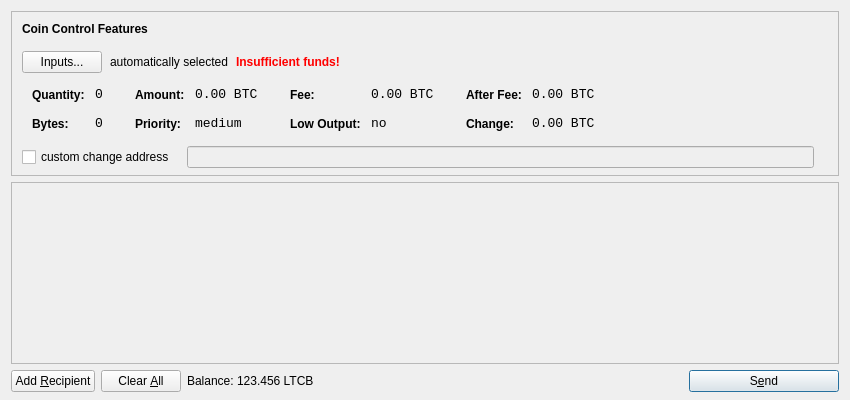
<?xml version="1.0" encoding="UTF-8"?>
<ui version="4.0">
 <class>SendCoinsDialog</class>
 <widget class="QDialog" name="SendCoinsDialog">
  <property name="geometry">
   <rect>
    <x>0</x>
    <y>0</y>
    <width>850</width>
    <height>400</height>
   </rect>
  </property>
  <property name="windowTitle">
   <string>Send Coins</string>
  </property>
  <layout class="QVBoxLayout" name="verticalLayout" stretch="0,1,0">
   <property name="bottomMargin">
    <number>8</number>
   </property>
   <item>
    <widget class="QFrame" name="frameCoinControl">
     <property name="sizePolicy">
      <sizepolicy hsizetype="Expanding" vsizetype="Expanding">
       <horstretch>0</horstretch>
       <verstretch>0</verstretch>
      </sizepolicy>
     </property>
     <property name="maximumSize">
      <size>
       <width>16777215</width>
       <height>16777215</height>
      </size>
     </property>
     <property name="frameShape">
      <enum>QFrame::StyledPanel</enum>
     </property>
     <property name="frameShadow">
      <enum>QFrame::Sunken</enum>
     </property>
     <layout class="QVBoxLayout" name="verticalLayoutCoinControl2">
      <property name="spacing">
       <number>-1</number>
      </property>
      <property name="leftMargin">
       <number>0</number>
      </property>
      <property name="topMargin">
       <number>0</number>
      </property>
      <property name="rightMargin">
       <number>0</number>
      </property>
      <property name="bottomMargin">
       <number>6</number>
      </property>
      <item>
       <layout class="QVBoxLayout" name="verticalLayoutCoinControl" stretch="0,0,0,0,1">
        <property name="spacing">
         <number>0</number>
        </property>
        <property name="leftMargin">
         <number>10</number>
        </property>
        <property name="topMargin">
         <number>10</number>
        </property>
        <item>
         <layout class="QHBoxLayout" name="horizontalLayoutCoinControl1">
          <property name="bottomMargin">
           <number>15</number>
          </property>
          <item>
           <widget class="QLabel" name="labelCoinControlFeatures">
            <property name="sizePolicy">
             <sizepolicy hsizetype="Preferred" vsizetype="Maximum">
              <horstretch>0</horstretch>
              <verstretch>0</verstretch>
             </sizepolicy>
            </property>
            <property name="font">
             <font>
              <weight>75</weight>
              <bold>true</bold>
             </font>
            </property>
            <property name="styleSheet">
             <string notr="true">font-weight:bold;</string>
            </property>
            <property name="text">
             <string>Coin Control Features</string>
            </property>
           </widget>
          </item>
         </layout>
        </item>
        <item>
         <layout class="QHBoxLayout" name="horizontalLayoutCoinControl2" stretch="0,0,0,0">
          <property name="spacing">
           <number>8</number>
          </property>
          <property name="bottomMargin">
           <number>10</number>
          </property>
          <item>
           <widget class="QPushButton" name="pushButtonCoinControl">
            <property name="styleSheet">
             <string notr="true"/>
            </property>
            <property name="text">
             <string>Inputs...</string>
            </property>
           </widget>
          </item>
          <item>
           <widget class="QLabel" name="labelCoinControlAutomaticallySelected">
            <property name="text">
             <string>automatically selected</string>
            </property>
            <property name="margin">
             <number>5</number>
            </property>
           </widget>
          </item>
          <item>
           <widget class="QLabel" name="labelCoinControlInsuffFunds">
            <property name="font">
             <font>
              <weight>75</weight>
              <bold>true</bold>
             </font>
            </property>
            <property name="styleSheet">
             <string notr="true">color:red;font-weight:bold;</string>
            </property>
            <property name="text">
             <string>Insufficient funds!</string>
            </property>
            <property name="margin">
             <number>5</number>
            </property>
           </widget>
          </item>
          <item>
           <spacer name="horizontalSpacerCoinControl">
            <property name="orientation">
             <enum>Qt::Horizontal</enum>
            </property>
            <property name="sizeHint" stdset="0">
             <size>
              <width>40</width>
              <height>1</height>
             </size>
            </property>
           </spacer>
          </item>
         </layout>
        </item>
        <item>
         <widget class="QWidget" name="widgetCoinControl" native="true">
          <property name="sizePolicy">
           <sizepolicy hsizetype="Preferred" vsizetype="Preferred">
            <horstretch>0</horstretch>
            <verstretch>0</verstretch>
           </sizepolicy>
          </property>
          <property name="minimumSize">
           <size>
            <width>0</width>
            <height>0</height>
           </size>
          </property>
          <property name="styleSheet">
           <string notr="true"/>
          </property>
          <layout class="QHBoxLayout" name="horizontalLayoutCoinControl5">
           <property name="margin">
            <number>0</number>
           </property>
           <item>
            <layout class="QHBoxLayout" name="horizontalLayoutCoinControl3" stretch="0,0,0,1">
             <property name="spacing">
              <number>20</number>
             </property>
             <property name="topMargin">
              <number>0</number>
             </property>
             <property name="bottomMargin">
              <number>10</number>
             </property>
             <item>
              <layout class="QFormLayout" name="formLayoutCoinControl1">
               <property name="horizontalSpacing">
                <number>10</number>
               </property>
               <property name="verticalSpacing">
                <number>14</number>
               </property>
               <property name="leftMargin">
                <number>10</number>
               </property>
               <property name="topMargin">
                <number>4</number>
               </property>
               <property name="rightMargin">
                <number>6</number>
               </property>
               <item row="0" column="0">
                <widget class="QLabel" name="labelCoinControlQuantityText">
                 <property name="styleSheet">
                  <string notr="true">font-weight:bold;</string>
                 </property>
                 <property name="text">
                  <string>Quantity:</string>
                 </property>
                 <property name="margin">
                  <number>0</number>
                 </property>
                </widget>
               </item>
               <item row="0" column="1">
                <widget class="QLabel" name="labelCoinControlQuantity">
                 <property name="font">
                  <font>
                   <family>Monospace</family>
                   <pointsize>10</pointsize>
                  </font>
                 </property>
                 <property name="cursor">
                  <cursorShape>IBeamCursor</cursorShape>
                 </property>
                 <property name="contextMenuPolicy">
                  <enum>Qt::ActionsContextMenu</enum>
                 </property>
                 <property name="text">
                  <string notr="true">0</string>
                 </property>
                 <property name="margin">
                  <number>0</number>
                 </property>
                 <property name="textInteractionFlags">
                  <set>Qt::LinksAccessibleByMouse|Qt::TextSelectableByKeyboard|Qt::TextSelectableByMouse</set>
                 </property>
                </widget>
               </item>
               <item row="1" column="0">
                <widget class="QLabel" name="labelCoinControlBytesText">
                 <property name="styleSheet">
                  <string notr="true">font-weight:bold;</string>
                 </property>
                 <property name="text">
                  <string>Bytes:</string>
                 </property>
                </widget>
               </item>
               <item row="1" column="1">
                <widget class="QLabel" name="labelCoinControlBytes">
                 <property name="font">
                  <font>
                   <family>Monospace</family>
                   <pointsize>10</pointsize>
                  </font>
                 </property>
                 <property name="cursor">
                  <cursorShape>IBeamCursor</cursorShape>
                 </property>
                 <property name="contextMenuPolicy">
                  <enum>Qt::ActionsContextMenu</enum>
                 </property>
                 <property name="text">
                  <string notr="true">0</string>
                 </property>
                 <property name="textInteractionFlags">
                  <set>Qt::LinksAccessibleByMouse|Qt::TextSelectableByKeyboard|Qt::TextSelectableByMouse</set>
                 </property>
                </widget>
               </item>
              </layout>
             </item>
             <item>
              <layout class="QFormLayout" name="formLayoutCoinControl2">
               <property name="horizontalSpacing">
                <number>10</number>
               </property>
               <property name="verticalSpacing">
                <number>14</number>
               </property>
               <property name="leftMargin">
                <number>6</number>
               </property>
               <property name="topMargin">
                <number>4</number>
               </property>
               <property name="rightMargin">
                <number>6</number>
               </property>
               <item row="0" column="0">
                <widget class="QLabel" name="labelCoinControlAmountText">
                 <property name="styleSheet">
                  <string notr="true">font-weight:bold;</string>
                 </property>
                 <property name="text">
                  <string>Amount:</string>
                 </property>
                 <property name="margin">
                  <number>0</number>
                 </property>
                </widget>
               </item>
               <item row="0" column="1">
                <widget class="QLabel" name="labelCoinControlAmount">
                 <property name="font">
                  <font>
                   <family>Monospace</family>
                   <pointsize>10</pointsize>
                  </font>
                 </property>
                 <property name="cursor">
                  <cursorShape>IBeamCursor</cursorShape>
                 </property>
                 <property name="contextMenuPolicy">
                  <enum>Qt::ActionsContextMenu</enum>
                 </property>
                 <property name="text">
                  <string notr="true">0.00 BTC</string>
                 </property>
                 <property name="textInteractionFlags">
                  <set>Qt::LinksAccessibleByMouse|Qt::TextSelectableByKeyboard|Qt::TextSelectableByMouse</set>
                 </property>
                </widget>
               </item>
               <item row="1" column="0">
                <widget class="QLabel" name="labelCoinControlPriorityText">
                 <property name="styleSheet">
                  <string notr="true">font-weight:bold;</string>
                 </property>
                 <property name="text">
                  <string>Priority:</string>
                 </property>
                </widget>
               </item>
               <item row="1" column="1">
                <widget class="QLabel" name="labelCoinControlPriority">
                 <property name="font">
                  <font>
                   <family>Monospace</family>
                   <pointsize>10</pointsize>
                  </font>
                 </property>
                 <property name="cursor">
                  <cursorShape>IBeamCursor</cursorShape>
                 </property>
                 <property name="contextMenuPolicy">
                  <enum>Qt::ActionsContextMenu</enum>
                 </property>
                 <property name="text">
                  <string>medium</string>
                 </property>
                 <property name="textInteractionFlags">
                  <set>Qt::LinksAccessibleByMouse|Qt::TextSelectableByKeyboard|Qt::TextSelectableByMouse</set>
                 </property>
                </widget>
               </item>
              </layout>
             </item>
             <item>
              <layout class="QFormLayout" name="formLayoutCoinControl3">
               <property name="horizontalSpacing">
                <number>10</number>
               </property>
               <property name="verticalSpacing">
                <number>14</number>
               </property>
               <property name="leftMargin">
                <number>6</number>
               </property>
               <property name="topMargin">
                <number>4</number>
               </property>
               <property name="rightMargin">
                <number>6</number>
               </property>
               <item row="0" column="0">
                <widget class="QLabel" name="labelCoinControlFeeText">
                 <property name="styleSheet">
                  <string notr="true">font-weight:bold;</string>
                 </property>
                 <property name="text">
                  <string>Fee:</string>
                 </property>
                 <property name="margin">
                  <number>0</number>
                 </property>
                </widget>
               </item>
               <item row="0" column="1">
                <widget class="QLabel" name="labelCoinControlFee">
                 <property name="font">
                  <font>
                   <family>Monospace</family>
                   <pointsize>10</pointsize>
                  </font>
                 </property>
                 <property name="cursor">
                  <cursorShape>IBeamCursor</cursorShape>
                 </property>
                 <property name="contextMenuPolicy">
                  <enum>Qt::ActionsContextMenu</enum>
                 </property>
                 <property name="text">
                  <string notr="true">0.00 BTC</string>
                 </property>
                 <property name="textInteractionFlags">
                  <set>Qt::LinksAccessibleByMouse|Qt::TextSelectableByKeyboard|Qt::TextSelectableByMouse</set>
                 </property>
                </widget>
               </item>
               <item row="1" column="0">
                <widget class="QLabel" name="labelCoinControlLowOutputText">
                 <property name="styleSheet">
                  <string notr="true">font-weight:bold;</string>
                 </property>
                 <property name="text">
                  <string>Low Output:</string>
                 </property>
                </widget>
               </item>
               <item row="1" column="1">
                <widget class="QLabel" name="labelCoinControlLowOutput">
                 <property name="font">
                  <font>
                   <family>Monospace</family>
                   <pointsize>10</pointsize>
                  </font>
                 </property>
                 <property name="cursor">
                  <cursorShape>IBeamCursor</cursorShape>
                 </property>
                 <property name="contextMenuPolicy">
                  <enum>Qt::ActionsContextMenu</enum>
                 </property>
                 <property name="text">
                  <string>no</string>
                 </property>
                 <property name="textInteractionFlags">
                  <set>Qt::LinksAccessibleByMouse|Qt::TextSelectableByKeyboard|Qt::TextSelectableByMouse</set>
                 </property>
                </widget>
               </item>
              </layout>
             </item>
             <item>
              <layout class="QFormLayout" name="formLayoutCoinControl4">
               <property name="horizontalSpacing">
                <number>10</number>
               </property>
               <property name="verticalSpacing">
                <number>14</number>
               </property>
               <property name="leftMargin">
                <number>6</number>
               </property>
               <property name="topMargin">
                <number>4</number>
               </property>
               <property name="rightMargin">
                <number>6</number>
               </property>
               <item row="0" column="0">
                <widget class="QLabel" name="labelCoinControlAfterFeeText">
                 <property name="styleSheet">
                  <string notr="true">font-weight:bold;</string>
                 </property>
                 <property name="text">
                  <string>After Fee:</string>
                 </property>
                 <property name="margin">
                  <number>0</number>
                 </property>
                </widget>
               </item>
               <item row="0" column="1">
                <widget class="QLabel" name="labelCoinControlAfterFee">
                 <property name="font">
                  <font>
                   <family>Monospace</family>
                   <pointsize>10</pointsize>
                  </font>
                 </property>
                 <property name="cursor">
                  <cursorShape>IBeamCursor</cursorShape>
                 </property>
                 <property name="contextMenuPolicy">
                  <enum>Qt::ActionsContextMenu</enum>
                 </property>
                 <property name="text">
                  <string notr="true">0.00 BTC</string>
                 </property>
                 <property name="textInteractionFlags">
                  <set>Qt::LinksAccessibleByMouse|Qt::TextSelectableByKeyboard|Qt::TextSelectableByMouse</set>
                 </property>
                </widget>
               </item>
               <item row="1" column="0">
                <widget class="QLabel" name="labelCoinControlChangeText">
                 <property name="styleSheet">
                  <string notr="true">font-weight:bold;</string>
                 </property>
                 <property name="text">
                  <string>Change:</string>
                 </property>
                </widget>
               </item>
               <item row="1" column="1">
                <widget class="QLabel" name="labelCoinControlChange">
                 <property name="font">
                  <font>
                   <family>Monospace</family>
                   <pointsize>10</pointsize>
                  </font>
                 </property>
                 <property name="cursor">
                  <cursorShape>IBeamCursor</cursorShape>
                 </property>
                 <property name="contextMenuPolicy">
                  <enum>Qt::ActionsContextMenu</enum>
                 </property>
                 <property name="text">
                  <string notr="true">0.00 BTC</string>
                 </property>
                 <property name="textInteractionFlags">
                  <set>Qt::LinksAccessibleByMouse|Qt::TextSelectableByKeyboard|Qt::TextSelectableByMouse</set>
                 </property>
                </widget>
               </item>
              </layout>
             </item>
            </layout>
           </item>
          </layout>
         </widget>
        </item>
        <item>
         <layout class="QHBoxLayout" name="horizontalLayoutCoinControl4" stretch="0,0,0">
          <property name="spacing">
           <number>12</number>
          </property>
          <property name="sizeConstraint">
           <enum>QLayout::SetDefaultConstraint</enum>
          </property>
          <property name="topMargin">
           <number>5</number>
          </property>
          <property name="rightMargin">
           <number>5</number>
          </property>
          <item>
           <widget class="QCheckBox" name="checkBoxCoinControlChange">
            <property name="text">
             <string>custom change address</string>
            </property>
           </widget>
          </item>
          <item>
           <widget class="QLineEdit" name="lineEditCoinControlChange">
            <property name="enabled">
             <bool>false</bool>
            </property>
            <property name="sizePolicy">
             <sizepolicy hsizetype="Expanding" vsizetype="Fixed">
              <horstretch>0</horstretch>
              <verstretch>0</verstretch>
             </sizepolicy>
            </property>
           </widget>
          </item>
          <item>
           <widget class="QLabel" name="labelCoinControlChangeLabel">
            <property name="sizePolicy">
             <sizepolicy hsizetype="Preferred" vsizetype="Expanding">
              <horstretch>0</horstretch>
              <verstretch>0</verstretch>
             </sizepolicy>
            </property>
            <property name="minimumSize">
             <size>
              <width>0</width>
              <height>0</height>
             </size>
            </property>
            <property name="text">
             <string/>
            </property>
            <property name="margin">
             <number>3</number>
            </property>
           </widget>
          </item>
         </layout>
        </item>
        <item>
         <spacer name="verticalSpacerCoinControl">
          <property name="orientation">
           <enum>Qt::Vertical</enum>
          </property>
          <property name="sizeHint" stdset="0">
           <size>
            <width>800</width>
            <height>1</height>
           </size>
          </property>
         </spacer>
        </item>
       </layout>
      </item>
     </layout>
    </widget>
   </item>
   <item>
    <widget class="QScrollArea" name="scrollArea">
     <property name="widgetResizable">
      <bool>true</bool>
     </property>
     <widget class="QWidget" name="scrollAreaWidgetContents">
      <property name="geometry">
       <rect>
        <x>0</x>
        <y>0</y>
        <width>830</width>
        <height>165</height>
       </rect>
      </property>
      <layout class="QVBoxLayout" name="verticalLayout_2">
       <property name="margin">
        <number>0</number>
       </property>
       <item>
        <layout class="QVBoxLayout" name="entries">
         <property name="spacing">
          <number>6</number>
         </property>
        </layout>
       </item>
       <item>
        <spacer name="verticalSpacer">
         <property name="orientation">
          <enum>Qt::Vertical</enum>
         </property>
         <property name="sizeHint" stdset="0">
          <size>
           <width>20</width>
           <height>40</height>
          </size>
         </property>
        </spacer>
       </item>
      </layout>
     </widget>
    </widget>
   </item>
   <item>
    <layout class="QHBoxLayout" name="horizontalLayout">
     <item>
      <widget class="QPushButton" name="addButton">
       <property name="toolTip">
        <string>Send to multiple recipients at once</string>
       </property>
       <property name="text">
        <string>Add &amp;Recipient</string>
       </property>
       <property name="icon">
        <iconset resource="../bitcoin.qrc">
         <normaloff>:/icons/add</normaloff>:/icons/add</iconset>
       </property>
       <property name="autoDefault">
        <bool>false</bool>
       </property>
      </widget>
     </item>
     <item>
      <widget class="QPushButton" name="clearButton">
       <property name="sizePolicy">
        <sizepolicy hsizetype="Minimum" vsizetype="Fixed">
         <horstretch>0</horstretch>
         <verstretch>0</verstretch>
        </sizepolicy>
       </property>
       <property name="toolTip">
        <string>Remove all transaction fields</string>
       </property>
       <property name="text">
        <string>Clear &amp;All</string>
       </property>
       <property name="icon">
        <iconset resource="../bitcoin.qrc">
         <normaloff>:/icons/remove</normaloff>:/icons/remove</iconset>
       </property>
       <property name="autoRepeatDelay">
        <number>300</number>
       </property>
       <property name="autoDefault">
        <bool>false</bool>
       </property>
      </widget>
     </item>
     <item>
      <layout class="QHBoxLayout" name="horizontalLayout_2">
       <property name="spacing">
        <number>3</number>
       </property>
       <item>
        <widget class="QLabel" name="label">
         <property name="text">
          <string>Balance:</string>
         </property>
        </widget>
       </item>
       <item>
        <widget class="QLabel" name="labelBalance">
         <property name="cursor">
          <cursorShape>IBeamCursor</cursorShape>
         </property>
         <property name="text">
          <string>123.456 LTCB</string>
         </property>
         <property name="textInteractionFlags">
          <set>Qt::LinksAccessibleByMouse|Qt::TextSelectableByKeyboard|Qt::TextSelectableByMouse</set>
         </property>
        </widget>
       </item>
      </layout>
     </item>
     <item>
      <spacer name="horizontalSpacer">
       <property name="orientation">
        <enum>Qt::Horizontal</enum>
       </property>
       <property name="sizeHint" stdset="0">
        <size>
         <width>40</width>
         <height>20</height>
        </size>
       </property>
      </spacer>
     </item>
     <item>
      <widget class="QPushButton" name="sendButton">
       <property name="minimumSize">
        <size>
         <width>150</width>
         <height>0</height>
        </size>
       </property>
       <property name="toolTip">
        <string>Confirm the send action</string>
       </property>
       <property name="text">
        <string>S&amp;end</string>
       </property>
       <property name="icon">
        <iconset resource="../bitcoin.qrc">
         <normaloff>:/icons/send</normaloff>:/icons/send</iconset>
       </property>
       <property name="default">
        <bool>true</bool>
       </property>
      </widget>
     </item>
    </layout>
   </item>
  </layout>
 </widget>
 <resources>
  <include location="../bitcoin.qrc"/>
 </resources>
 <connections/>
</ui>
